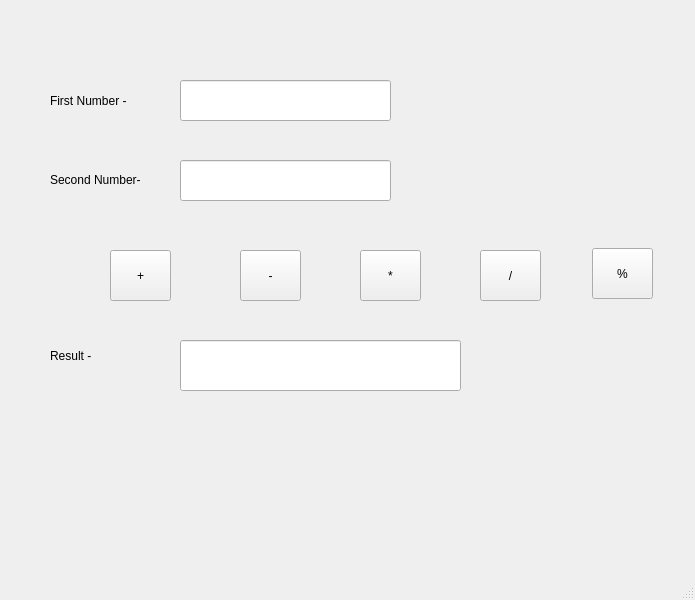
<?xml version="1.0" encoding="UTF-8"?>
<ui version="4.0">
 <class>MainWindow</class>
 <widget class="QMainWindow" name="MainWindow">
  <property name="geometry">
   <rect>
    <x>0</x>
    <y>0</y>
    <width>695</width>
    <height>600</height>
   </rect>
  </property>
  <property name="windowTitle">
   <string>MainWindow</string>
  </property>
  <widget class="QWidget" name="centralwidget">
   <widget class="QLabel" name="label">
    <property name="geometry">
     <rect>
      <x>50</x>
      <y>80</y>
      <width>121</width>
      <height>41</height>
     </rect>
    </property>
    <property name="text">
     <string>First Number - </string>
    </property>
   </widget>
   <widget class="QLabel" name="label_2">
    <property name="geometry">
     <rect>
      <x>50</x>
      <y>159</y>
      <width>121</width>
      <height>41</height>
     </rect>
    </property>
    <property name="text">
     <string>Second Number-</string>
    </property>
   </widget>
   <widget class="QLineEdit" name="txt_firstNum">
    <property name="geometry">
     <rect>
      <x>180</x>
      <y>80</y>
      <width>211</width>
      <height>41</height>
     </rect>
    </property>
   </widget>
   <widget class="QLineEdit" name="txt_secondNum">
    <property name="geometry">
     <rect>
      <x>180</x>
      <y>160</y>
      <width>211</width>
      <height>41</height>
     </rect>
    </property>
   </widget>
   <widget class="QPushButton" name="button_plus">
    <property name="geometry">
     <rect>
      <x>110</x>
      <y>250</y>
      <width>61</width>
      <height>51</height>
     </rect>
    </property>
    <property name="text">
     <string>+</string>
    </property>
   </widget>
   <widget class="QPushButton" name="button_minus">
    <property name="geometry">
     <rect>
      <x>240</x>
      <y>250</y>
      <width>61</width>
      <height>51</height>
     </rect>
    </property>
    <property name="text">
     <string>-</string>
    </property>
   </widget>
   <widget class="QPushButton" name="button_multiplication">
    <property name="geometry">
     <rect>
      <x>360</x>
      <y>250</y>
      <width>61</width>
      <height>51</height>
     </rect>
    </property>
    <property name="text">
     <string>*</string>
    </property>
   </widget>
   <widget class="QPushButton" name="button_divide">
    <property name="geometry">
     <rect>
      <x>480</x>
      <y>250</y>
      <width>61</width>
      <height>51</height>
     </rect>
    </property>
    <property name="text">
     <string>/</string>
    </property>
   </widget>
   <widget class="QLabel" name="label_3">
    <property name="geometry">
     <rect>
      <x>50</x>
      <y>340</y>
      <width>71</width>
      <height>31</height>
     </rect>
    </property>
    <property name="text">
     <string>Result - </string>
    </property>
   </widget>
   <widget class="QLineEdit" name="txt_result">
    <property name="geometry">
     <rect>
      <x>180</x>
      <y>340</y>
      <width>281</width>
      <height>51</height>
     </rect>
    </property>
    <property name="readOnly">
     <bool>true</bool>
    </property>
   </widget>
   <widget class="QPushButton" name="button_modulus">
    <property name="geometry">
     <rect>
      <x>592</x>
      <y>248</y>
      <width>61</width>
      <height>51</height>
     </rect>
    </property>
    <property name="text">
     <string>%</string>
    </property>
   </widget>
  </widget>
  <widget class="QMenuBar" name="menubar">
   <property name="geometry">
    <rect>
     <x>0</x>
     <y>0</y>
     <width>695</width>
     <height>25</height>
    </rect>
   </property>
  </widget>
  <widget class="QStatusBar" name="statusbar"/>
 </widget>
 <resources/>
 <connections/>
</ui>
